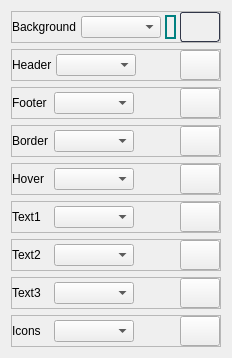
          <widget class="QWidget" name="theming_panel2">
           <property name="geometry">
            <rect>
             <x>0</x>
             <y>0</y>
             <width>217</width>
             <height>354</height>
            </rect>
           </property>
           <attribute name="label">
            <string>Panel2</string>
           </attribute>
           <layout class="QVBoxLayout" name="verticalLayout_7">
            <item>
             <widget class="QFrame" name="background_5">
              <property name="maximumSize">
               <size>
                <width>16777215</width>
                <height>16777215</height>
               </size>
              </property>
              <property name="frameShape">
               <enum>QFrame::StyledPanel</enum>
              </property>
              <property name="frameShadow">
               <enum>QFrame::Raised</enum>
              </property>
              <layout class="QHBoxLayout" name="horizontalLayout_31">
               <property name="spacing">
                <number>4</number>
               </property>
               <property name="leftMargin">
                <number>0</number>
               </property>
               <property name="topMargin">
                <number>0</number>
               </property>
               <property name="rightMargin">
                <number>0</number>
               </property>
               <property name="bottomMargin">
                <number>0</number>
               </property>
               <item>
                <widget class="QLabel" name="background_6">
                 <property name="minimumSize">
                  <size>
                   <width>0</width>
                   <height>0</height>
                  </size>
                 </property>
                 <property name="maximumSize">
                  <size>
                   <width>70</width>
                   <height>16777215</height>
                  </size>
                 </property>
                 <property name="text">
                  <string>Background</string>
                 </property>
                </widget>
               </item>
               <item>
                <widget class="QComboBox" name="changeSelectedColor_23">
                 <property name="minimumSize">
                  <size>
                   <width>80</width>
                   <height>0</height>
                  </size>
                 </property>
                 <property name="maximumSize">
                  <size>
                   <width>80</width>
                   <height>16777215</height>
                  </size>
                 </property>
                </widget>
               </item>
               <item>
                <widget class="QLabel" name="selectedColor_23">
                 <property name="minimumSize">
                  <size>
                   <width>0</width>
                   <height>24</height>
                  </size>
                 </property>
                 <property name="maximumSize">
                  <size>
                   <width>50</width>
                   <height>24</height>
                  </size>
                 </property>
                 <property name="styleSheet">
                  <string notr="true">QLabel{
	border: 2px solid teal;
	border-radius: 12px;
}</string>
                 </property>
                 <property name="text">
                  <string/>
                 </property>
                </widget>
               </item>
               <item>
                <widget class="QPushButton" name="colorPicker_23">
                 <property name="minimumSize">
                  <size>
                   <width>40</width>
                   <height>30</height>
                  </size>
                 </property>
                 <property name="maximumSize">
                  <size>
                   <width>40</width>
                   <height>30</height>
                  </size>
                 </property>
                 <property name="cursor">
                  <cursorShape>PointingHandCursor</cursorShape>
                 </property>
                 <property name="styleSheet">
                  <string notr="true">QPushButton { 
	   border: 1px  solid  rgb(49, 54, 72);
	border-radius: 3px;
 background: qlineargradient(x1: 0, y1: 0, x2: 0, y2: 1,
                                stop: 0 #13161f, stop: 0.4 #161924,
                                stop: 0.5 #171c26, stop: 1.0 #1b202c);
}

QPushButton:hover{
	background:rgb(62, 62, 62);
	border-radius: 3px;
}</string>
                 </property>
                 <property name="text">
                  <string/>
                 </property>
                </widget>
               </item>
              </layout>
             </widget>
            </item>
            <item>
             <widget class="QFrame" name="header_5">
              <property name="maximumSize">
               <size>
                <width>16777215</width>
                <height>16777215</height>
               </size>
              </property>
              <property name="frameShape">
               <enum>QFrame::StyledPanel</enum>
              </property>
              <property name="frameShadow">
               <enum>QFrame::Raised</enum>
              </property>
              <layout class="QHBoxLayout" name="horizontalLayout_39">
               <property name="spacing">
                <number>4</number>
               </property>
               <property name="leftMargin">
                <number>0</number>
               </property>
               <property name="topMargin">
                <number>0</number>
               </property>
               <property name="rightMargin">
                <number>0</number>
               </property>
               <property name="bottomMargin">
                <number>0</number>
               </property>
               <item>
                <widget class="QLabel" name="header_6">
                 <property name="minimumSize">
                  <size>
                   <width>0</width>
                   <height>0</height>
                  </size>
                 </property>
                 <property name="maximumSize">
                  <size>
                   <width>70</width>
                   <height>16777215</height>
                  </size>
                 </property>
                 <property name="text">
                  <string>Header</string>
                 </property>
                </widget>
               </item>
               <item>
                <widget class="QComboBox" name="changeSelectedColor_25">
                 <property name="minimumSize">
                  <size>
                   <width>80</width>
                   <height>0</height>
                  </size>
                 </property>
                 <property name="maximumSize">
                  <size>
                   <width>80</width>
                   <height>16777215</height>
                  </size>
                 </property>
                </widget>
               </item>
               <item>
                <widget class="QLabel" name="selectedColor_25">
                 <property name="minimumSize">
                  <size>
                   <width>0</width>
                   <height>24</height>
                  </size>
                 </property>
                 <property name="maximumSize">
                  <size>
                   <width>50</width>
                   <height>24</height>
                  </size>
                 </property>
                 <property name="text">
                  <string/>
                 </property>
                </widget>
               </item>
               <item>
                <widget class="QPushButton" name="colorPicker_25">
                 <property name="minimumSize">
                  <size>
                   <width>40</width>
                   <height>30</height>
                  </size>
                 </property>
                 <property name="maximumSize">
                  <size>
                   <width>40</width>
                   <height>30</height>
                  </size>
                 </property>
                 <property name="cursor">
                  <cursorShape>PointingHandCursor</cursorShape>
                 </property>
                 <property name="text">
                  <string/>
                 </property>
                </widget>
               </item>
              </layout>
             </widget>
            </item>
            <item>
             <widget class="QFrame" name="footer_5">
              <property name="maximumSize">
               <size>
                <width>16777215</width>
                <height>16777215</height>
               </size>
              </property>
              <property name="frameShape">
               <enum>QFrame::StyledPanel</enum>
              </property>
              <property name="frameShadow">
               <enum>QFrame::Raised</enum>
              </property>
              <layout class="QHBoxLayout" name="horizontalLayout_41">
               <property name="spacing">
                <number>4</number>
               </property>
               <property name="leftMargin">
                <number>0</number>
               </property>
               <property name="topMargin">
                <number>0</number>
               </property>
               <property name="rightMargin">
                <number>0</number>
               </property>
               <property name="bottomMargin">
                <number>0</number>
               </property>
               <item>
                <widget class="QLabel" name="footer_6">
                 <property name="minimumSize">
                  <size>
                   <width>0</width>
                   <height>0</height>
                  </size>
                 </property>
                 <property name="maximumSize">
                  <size>
                   <width>70</width>
                   <height>16777215</height>
                  </size>
                 </property>
                 <property name="text">
                  <string>Footer</string>
                 </property>
                </widget>
               </item>
               <item>
                <widget class="QComboBox" name="changeSelectedColor_27">
                 <property name="minimumSize">
                  <size>
                   <width>80</width>
                   <height>0</height>
                  </size>
                 </property>
                 <property name="maximumSize">
                  <size>
                   <width>80</width>
                   <height>16777215</height>
                  </size>
                 </property>
                </widget>
               </item>
               <item>
                <widget class="QLabel" name="selectedColor_27">
                 <property name="minimumSize">
                  <size>
                   <width>0</width>
                   <height>24</height>
                  </size>
                 </property>
                 <property name="maximumSize">
                  <size>
                   <width>50</width>
                   <height>24</height>
                  </size>
                 </property>
                 <property name="text">
                  <string/>
                 </property>
                </widget>
               </item>
               <item>
                <widget class="QPushButton" name="colorPicker_27">
                 <property name="minimumSize">
                  <size>
                   <width>40</width>
                   <height>30</height>
                  </size>
                 </property>
                 <property name="maximumSize">
                  <size>
                   <width>40</width>
                   <height>30</height>
                  </size>
                 </property>
                 <property name="cursor">
                  <cursorShape>PointingHandCursor</cursorShape>
                 </property>
                 <property name="text">
                  <string/>
                 </property>
                </widget>
               </item>
              </layout>
             </widget>
            </item>
            <item>
             <widget class="QFrame" name="border_5">
              <property name="maximumSize">
               <size>
                <width>16777215</width>
                <height>16777215</height>
               </size>
              </property>
              <property name="frameShape">
               <enum>QFrame::StyledPanel</enum>
              </property>
              <property name="frameShadow">
               <enum>QFrame::Raised</enum>
              </property>
              <layout class="QHBoxLayout" name="horizontalLayout_29">
               <property name="spacing">
                <number>4</number>
               </property>
               <property name="leftMargin">
                <number>0</number>
               </property>
               <property name="topMargin">
                <number>0</number>
               </property>
               <property name="rightMargin">
                <number>0</number>
               </property>
               <property name="bottomMargin">
                <number>0</number>
               </property>
               <item>
                <widget class="QLabel" name="border_6">
                 <property name="minimumSize">
                  <size>
                   <width>0</width>
                   <height>0</height>
                  </size>
                 </property>
                 <property name="maximumSize">
                  <size>
                   <width>70</width>
                   <height>16777215</height>
                  </size>
                 </property>
                 <property name="text">
                  <string>Border</string>
                 </property>
                </widget>
               </item>
               <item>
                <widget class="QComboBox" name="changeSelectedColor_21">
                 <property name="minimumSize">
                  <size>
                   <width>80</width>
                   <height>0</height>
                  </size>
                 </property>
                 <property name="maximumSize">
                  <size>
                   <width>80</width>
                   <height>16777215</height>
                  </size>
                 </property>
                </widget>
               </item>
               <item>
                <widget class="QLabel" name="selectedColor_21">
                 <property name="minimumSize">
                  <size>
                   <width>0</width>
                   <height>24</height>
                  </size>
                 </property>
                 <property name="maximumSize">
                  <size>
                   <width>50</width>
                   <height>24</height>
                  </size>
                 </property>
                 <property name="text">
                  <string/>
                 </property>
                </widget>
               </item>
               <item>
                <widget class="QPushButton" name="colorPicker_21">
                 <property name="minimumSize">
                  <size>
                   <width>40</width>
                   <height>30</height>
                  </size>
                 </property>
                 <property name="maximumSize">
                  <size>
                   <width>40</width>
                   <height>30</height>
                  </size>
                 </property>
                 <property name="cursor">
                  <cursorShape>PointingHandCursor</cursorShape>
                 </property>
                 <property name="text">
                  <string/>
                 </property>
                </widget>
               </item>
              </layout>
             </widget>
            </item>
            <item>
             <widget class="QFrame" name="hover_5">
              <property name="maximumSize">
               <size>
                <width>16777215</width>
                <height>16777215</height>
               </size>
              </property>
              <property name="frameShape">
               <enum>QFrame::StyledPanel</enum>
              </property>
              <property name="frameShadow">
               <enum>QFrame::Raised</enum>
              </property>
              <layout class="QHBoxLayout" name="horizontalLayout_38">
               <property name="spacing">
                <number>4</number>
               </property>
               <property name="leftMargin">
                <number>0</number>
               </property>
               <property name="topMargin">
                <number>0</number>
               </property>
               <property name="rightMargin">
                <number>0</number>
               </property>
               <property name="bottomMargin">
                <number>0</number>
               </property>
               <item>
                <widget class="QLabel" name="hover_6">
                 <property name="minimumSize">
                  <size>
                   <width>0</width>
                   <height>0</height>
                  </size>
                 </property>
                 <property name="maximumSize">
                  <size>
                   <width>70</width>
                   <height>16777215</height>
                  </size>
                 </property>
                 <property name="text">
                  <string>Hover</string>
                 </property>
                </widget>
               </item>
               <item>
                <widget class="QComboBox" name="changeSelectedColor_24">
                 <property name="minimumSize">
                  <size>
                   <width>80</width>
                   <height>0</height>
                  </size>
                 </property>
                 <property name="maximumSize">
                  <size>
                   <width>80</width>
                   <height>16777215</height>
                  </size>
                 </property>
                </widget>
               </item>
               <item>
                <widget class="QLabel" name="selectedColor_24">
                 <property name="minimumSize">
                  <size>
                   <width>0</width>
                   <height>24</height>
                  </size>
                 </property>
                 <property name="maximumSize">
                  <size>
                   <width>50</width>
                   <height>24</height>
                  </size>
                 </property>
                 <property name="text">
                  <string/>
                 </property>
                </widget>
               </item>
               <item>
                <widget class="QPushButton" name="colorPicker_24">
                 <property name="minimumSize">
                  <size>
                   <width>40</width>
                   <height>30</height>
                  </size>
                 </property>
                 <property name="maximumSize">
                  <size>
                   <width>40</width>
                   <height>30</height>
                  </size>
                 </property>
                 <property name="cursor">
                  <cursorShape>PointingHandCursor</cursorShape>
                 </property>
                 <property name="text">
                  <string/>
                 </property>
                </widget>
               </item>
              </layout>
             </widget>
            </item>
            <item>
             <widget class="QFrame" name="text1_5">
              <property name="maximumSize">
               <size>
                <width>16777215</width>
                <height>16777215</height>
               </size>
              </property>
              <property name="frameShape">
               <enum>QFrame::StyledPanel</enum>
              </property>
              <property name="frameShadow">
               <enum>QFrame::Raised</enum>
              </property>
              <layout class="QHBoxLayout" name="horizontalLayout_25">
               <property name="spacing">
                <number>4</number>
               </property>
               <property name="leftMargin">
                <number>0</number>
               </property>
               <property name="topMargin">
                <number>0</number>
               </property>
               <property name="rightMargin">
                <number>0</number>
               </property>
               <property name="bottomMargin">
                <number>0</number>
               </property>
               <item>
                <widget class="QLabel" name="text1_6">
                 <property name="minimumSize">
                  <size>
                   <width>0</width>
                   <height>0</height>
                  </size>
                 </property>
                 <property name="maximumSize">
                  <size>
                   <width>70</width>
                   <height>16777215</height>
                  </size>
                 </property>
                 <property name="text">
                  <string>Text1</string>
                 </property>
                </widget>
               </item>
               <item>
                <widget class="QComboBox" name="changeSelectedColor_19">
                 <property name="minimumSize">
                  <size>
                   <width>80</width>
                   <height>0</height>
                  </size>
                 </property>
                 <property name="maximumSize">
                  <size>
                   <width>80</width>
                   <height>16777215</height>
                  </size>
                 </property>
                </widget>
               </item>
               <item>
                <widget class="QLabel" name="selectedColor_19">
                 <property name="minimumSize">
                  <size>
                   <width>0</width>
                   <height>24</height>
                  </size>
                 </property>
                 <property name="maximumSize">
                  <size>
                   <width>50</width>
                   <height>24</height>
                  </size>
                 </property>
                 <property name="text">
                  <string/>
                 </property>
                </widget>
               </item>
               <item>
                <widget class="QPushButton" name="colorPicker_19">
                 <property name="minimumSize">
                  <size>
                   <width>40</width>
                   <height>30</height>
                  </size>
                 </property>
                 <property name="maximumSize">
                  <size>
                   <width>40</width>
                   <height>30</height>
                  </size>
                 </property>
                 <property name="cursor">
                  <cursorShape>PointingHandCursor</cursorShape>
                 </property>
                 <property name="text">
                  <string/>
                 </property>
                </widget>
               </item>
              </layout>
             </widget>
            </item>
            <item>
             <widget class="QFrame" name="text2_5">
              <property name="maximumSize">
               <size>
                <width>16777215</width>
                <height>16777215</height>
               </size>
              </property>
              <property name="frameShape">
               <enum>QFrame::StyledPanel</enum>
              </property>
              <property name="frameShadow">
               <enum>QFrame::Raised</enum>
              </property>
              <layout class="QHBoxLayout" name="horizontalLayout_30">
               <property name="spacing">
                <number>4</number>
               </property>
               <property name="leftMargin">
                <number>0</number>
               </property>
               <property name="topMargin">
                <number>0</number>
               </property>
               <property name="rightMargin">
                <number>0</number>
               </property>
               <property name="bottomMargin">
                <number>0</number>
               </property>
               <item>
                <widget class="QLabel" name="text2_6">
                 <property name="minimumSize">
                  <size>
                   <width>0</width>
                   <height>0</height>
                  </size>
                 </property>
                 <property name="maximumSize">
                  <size>
                   <width>70</width>
                   <height>16777215</height>
                  </size>
                 </property>
                 <property name="text">
                  <string>Text2</string>
                 </property>
                </widget>
               </item>
               <item>
                <widget class="QComboBox" name="changeSelectedColor_22">
                 <property name="minimumSize">
                  <size>
                   <width>80</width>
                   <height>0</height>
                  </size>
                 </property>
                 <property name="maximumSize">
                  <size>
                   <width>80</width>
                   <height>16777215</height>
                  </size>
                 </property>
                </widget>
               </item>
               <item>
                <widget class="QLabel" name="selectedColor_22">
                 <property name="minimumSize">
                  <size>
                   <width>0</width>
                   <height>24</height>
                  </size>
                 </property>
                 <property name="maximumSize">
                  <size>
                   <width>50</width>
                   <height>24</height>
                  </size>
                 </property>
                 <property name="text">
                  <string/>
                 </property>
                </widget>
               </item>
               <item>
                <widget class="QPushButton" name="colorPicker_22">
                 <property name="minimumSize">
                  <size>
                   <width>40</width>
                   <height>30</height>
                  </size>
                 </property>
                 <property name="maximumSize">
                  <size>
                   <width>40</width>
                   <height>30</height>
                  </size>
                 </property>
                 <property name="cursor">
                  <cursorShape>PointingHandCursor</cursorShape>
                 </property>
                 <property name="text">
                  <string/>
                 </property>
                </widget>
               </item>
              </layout>
             </widget>
            </item>
            <item>
             <widget class="QFrame" name="text3_5">
              <property name="maximumSize">
               <size>
                <width>16777215</width>
                <height>16777215</height>
               </size>
              </property>
              <property name="frameShape">
               <enum>QFrame::StyledPanel</enum>
              </property>
              <property name="frameShadow">
               <enum>QFrame::Raised</enum>
              </property>
              <layout class="QHBoxLayout" name="horizontalLayout_40">
               <property name="spacing">
                <number>4</number>
               </property>
               <property name="leftMargin">
                <number>0</number>
               </property>
               <property name="topMargin">
                <number>0</number>
               </property>
               <property name="rightMargin">
                <number>0</number>
               </property>
               <property name="bottomMargin">
                <number>0</number>
               </property>
               <item>
                <widget class="QLabel" name="text3_6">
                 <property name="minimumSize">
                  <size>
                   <width>0</width>
                   <height>0</height>
                  </size>
                 </property>
                 <property name="maximumSize">
                  <size>
                   <width>70</width>
                   <height>16777215</height>
                  </size>
                 </property>
                 <property name="text">
                  <string>Text3</string>
                 </property>
                </widget>
               </item>
               <item>
                <widget class="QComboBox" name="changeSelectedColor_26">
                 <property name="minimumSize">
                  <size>
                   <width>80</width>
                   <height>0</height>
                  </size>
                 </property>
                 <property name="maximumSize">
                  <size>
                   <width>80</width>
                   <height>16777215</height>
                  </size>
                 </property>
                </widget>
               </item>
               <item>
                <widget class="QLabel" name="selectedColor_26">
                 <property name="minimumSize">
                  <size>
                   <width>0</width>
                   <height>24</height>
                  </size>
                 </property>
                 <property name="maximumSize">
                  <size>
                   <width>50</width>
                   <height>24</height>
                  </size>
                 </property>
                 <property name="text">
                  <string/>
                 </property>
                </widget>
               </item>
               <item>
                <widget class="QPushButton" name="colorPicker_26">
                 <property name="minimumSize">
                  <size>
                   <width>40</width>
                   <height>30</height>
                  </size>
                 </property>
                 <property name="maximumSize">
                  <size>
                   <width>40</width>
                   <height>30</height>
                  </size>
                 </property>
                 <property name="cursor">
                  <cursorShape>PointingHandCursor</cursorShape>
                 </property>
                 <property name="text">
                  <string/>
                 </property>
                </widget>
               </item>
              </layout>
             </widget>
            </item>
            <item>
             <widget class="QFrame" name="icons_5">
              <property name="maximumSize">
               <size>
                <width>16777215</width>
                <height>16777215</height>
               </size>
              </property>
              <property name="frameShape">
               <enum>QFrame::StyledPanel</enum>
              </property>
              <property name="frameShadow">
               <enum>QFrame::Raised</enum>
              </property>
              <layout class="QHBoxLayout" name="horizontalLayout_28">
               <property name="spacing">
                <number>4</number>
               </property>
               <property name="leftMargin">
                <number>0</number>
               </property>
               <property name="topMargin">
                <number>0</number>
               </property>
               <property name="rightMargin">
                <number>0</number>
               </property>
               <property name="bottomMargin">
                <number>0</number>
               </property>
               <item>
                <widget class="QLabel" name="icons_6">
                 <property name="minimumSize">
                  <size>
                   <width>0</width>
                   <height>0</height>
                  </size>
                 </property>
                 <property name="maximumSize">
                  <size>
                   <width>70</width>
                   <height>16777215</height>
                  </size>
                 </property>
                 <property name="text">
                  <string>Icons</string>
                 </property>
                </widget>
               </item>
               <item>
                <widget class="QComboBox" name="changeSelectedColor_20">
                 <property name="minimumSize">
                  <size>
                   <width>80</width>
                   <height>0</height>
                  </size>
                 </property>
                 <property name="maximumSize">
                  <size>
                   <width>80</width>
                   <height>16777215</height>
                  </size>
                 </property>
                </widget>
               </item>
               <item>
                <widget class="QLabel" name="selectedColor_20">
                 <property name="minimumSize">
                  <size>
                   <width>0</width>
                   <height>24</height>
                  </size>
                 </property>
                 <property name="maximumSize">
                  <size>
                   <width>50</width>
                   <height>24</height>
                  </size>
                 </property>
                 <property name="text">
                  <string/>
                 </property>
                </widget>
               </item>
               <item>
                <widget class="QPushButton" name="colorPicker_20">
                 <property name="minimumSize">
                  <size>
                   <width>40</width>
                   <height>30</height>
                  </size>
                 </property>
                 <property name="maximumSize">
                  <size>
                   <width>40</width>
                   <height>30</height>
                  </size>
                 </property>
                 <property name="cursor">
                  <cursorShape>PointingHandCursor</cursorShape>
                 </property>
                 <property name="text">
                  <string/>
                 </property>
                </widget>
               </item>
              </layout>
             </widget>
            </item>
           </layout>
          </widget>
